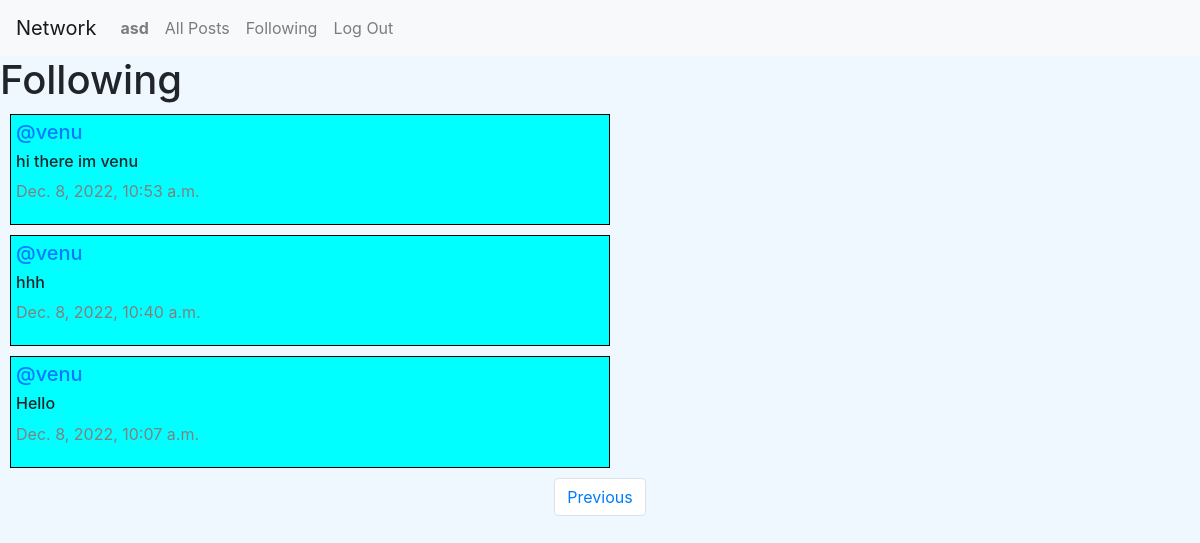
The page /following?page=2 (signed in) on the database its author committed.
### network/models.py (models this page shows, shortened)
class User(AbstractUser):
    pass

class Post(models.Model):
    content = models.CharField(max_length=160)
    user = models.ForeignKey(User, on_delete=models.CASCADE, related_name="author")
    date  = models.DateTimeField(auto_now_add=True)
    liked = models.ManyToManyField(User, default=None, blank=True)

### network/views.py (the view)
# urls.py: path("following", views.following, name="following"),
def following(request):
    currentUser = User.objects.get(pk=request.user.id)
    followingPeople = Follow.objects.filter(user=currentUser)
    allPosts = Post.objects.all().order_by('id').reverse()
    followingPosts = []
    for post in allPosts:
        for person in followingPeople:
            if person.user_follower == post.user:
                followingPosts.append(post)
    paginator = Paginator(followingPosts, 10)
    page_number = request.GET.get('page')
    posts_of_page = paginator.get_page(page_number)
    return render(request, "network/following.html", {
        "posts_of_page": posts_of_page
    })
    return render(request, "network/index.html")

### network/templates/network/following.html (shortened to what this page needs)
{% extends "network/layout.html" %}
{% block body %}
    <h1>Following</h1>
    <div class="all_post">
        {% for post in posts_of_page %}
            <div class="row_post" id="follow">
                <h5 class="username"><a href="{% url 'profile' user_id=post.user.id %}">@{{ post.user }}</a></h5>
                <h6 class="content">{{ post.content }}</h6>
                <p class="date">{{ post.date }}</p>
            </div>
        {% endfor %}
    </div>
    <nav aria-label="Page navigation example">
        <ul class="pagination d-flex justify-content-center">
            {% if posts_of_page.has_previous %}
                <li class="page-item"><a class="page-link" href="?page={{ posts_of_page.previous_page_number }}">Previous</a></li>
            {% endif %}
        </ul>
    </nav>
{% endblock %}

### network/templates/network/layout.html (shortened to what this page needs)
{% load static %}
<!DOCTYPE html>
<html lang="en">
    <head>
        <link rel="stylesheet" href="https://stackpath.bootstrapcdn.com/bootstrap/4.4.1/css/bootstrap.min.css">
        <link href="{% static 'network/styles.css' %}" rel="stylesheet">
    </head>
    <body>
        <nav class="navbar navbar-expand-lg navbar-light bg-light">
            <a class="navbar-brand" href="{% url 'index' %}">Network</a>
            <div>
              <ul class="navbar-nav mr-auto">
                {% if user.is_authenticated %}
                    <li class="nav-item">
                        <a class="nav-link" href="{% url 'profile' user_id=user.id %}"><strong>{{ user.username }}</strong></a>
                    </li>
                {% endif %}
                <li class="nav-item">
                  <a class="nav-link" href="{% url 'index' %}">All Posts</a>
                </li>
                {% if user.is_authenticated %}
                    <li class="nav-item">
                        <a class="nav-link" href="{% url 'following' %}">Following</a>
                    </li>
                    <li class="nav-item">
                        <a class="nav-link" href="{% url 'logout' %}">Log Out</a>
                    </li>
                {% endif %}
              </ul>
            </div>
          </nav>
        <div class="body">
            {% block body %}
            {% endblock %}
        </div>
    </body>
</html>

### network/static/network/styles.css (style rules this page uses)
body { background-color: aliceblue; }
#feeds, #prof, #follow { border: 1px solid black; margin: 10px; padding: 5px; width:600px; background-color: aqua; }
.date { color: grey; }

### rows shown on the page
User: username "asd"
Post: user "venu", content "hi there im venu", date "Dec. 8, 2022, 10:53 a.m."
Post: user "venu", content "hhh", date "Dec. 8, 2022, 10:40 a.m."
Post: user "venu", content "Hello", date "Dec. 8, 2022, 10:07 a.m."
